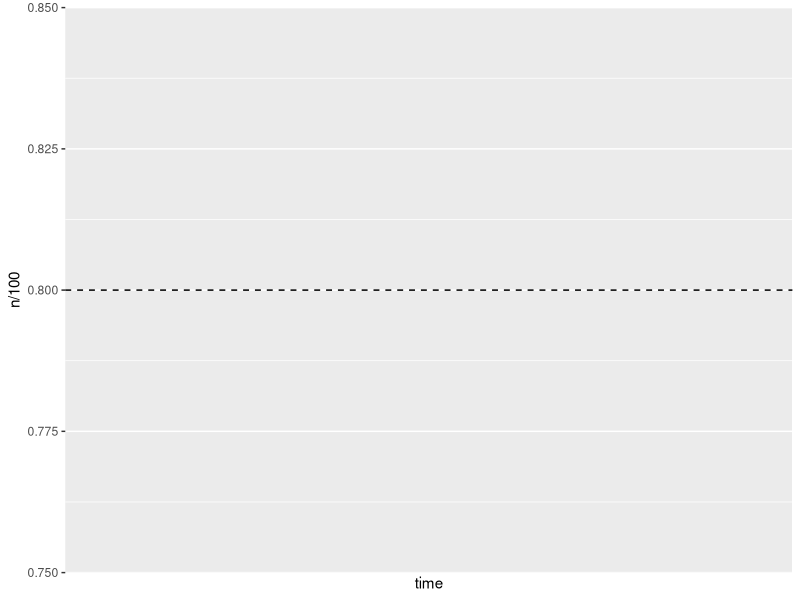

R code for this plot: (Note: a time limit stopped this script after it produced the figure.)
## ---- chunk 1
knitr::opts_chunk$set(echo = FALSE)
library(tidyverse)
my_theme <- function(...) theme_minimal(base_size = 15) 

# Created by Easton White
# Created on 17-Jan-2017
# Last edited on 18-Jan-2017

# this is a function to create a list of all possible sub samples of a time series. For example, a time series of length ten could have 9 possible 2 year continuous subsamples, 8 possible, 3 year continuous subsamples, and so forth until 1 possible 10 year subsample
create_subsamples = function(pop){
  subsamples=list()
  for (n in 1:(length(pop)-1)){
    subsamples[[n]] = ldply(1:length(pop), function(x){pop[x:(x+n)]})
  }
  return(subsamples)
}  
## ---- chunk 2
# linear population trend model w/ normal error
sim_pop <- function (x0, t, trend, sd) {
  pop <- vector("numeric", length = t)
  pop[1] <- x0
  for (i in 1:(length(pop) - 1)) {
    pop[i + 1] <- rnorm(1, pop[i] + trend, sd)
  }
  return(tibble(time = 1:t, pop = pop, trend = trend, sd = sd))
}

multi_sim <- function(nsim, x0, t, trend, sd) {
  simulations <- lapply(1:nsim, function(x) sim_pop(x0, t, trend, sd))
  return(bind_rows(simulations, .id = "simulation"))
}

## ---- chunk 3
# simulate model
set.seed(123)
sim_df <- multi_sim(100, 10^3, 100, 1.5, 5)
# sim_list <- lapply(1:100, function(x) sim_pop(10^3, 100, 1.5, 5))
# sim_df <- bind_rows(sim_list, .id = "simulation")
## ---- chunk 4
get_pval <- function(model) {
  return(summary(model)$coefficients[2,4])
}
get_slope <- function(model) {
  return(model$coefficients[2])
}


# pre-allocate a list to store dfs
lm_list <- vector("list", length = 100)

# fit lm and extract slope estimates and p-values
for (i in seq_along(lm_list)) {
  # create empty cols for pval and trend estimate
  sim_df$pval <- NA
  sim_df$trend_est <- NA
  
  # grab current time series
  current_ts <- sim_df %>% filter(simulation == i)
  
  # fit lm to all subsets t \in {{1,2}, {1,2,3}, {1,2,3,4} ...} in current_ts and extract slope est and pval
  correct_inference <- function(x) 
  
  for (j in 2:nrow(current_ts)) {
  lm_fit <- lm(pop ~ time, data = current_ts[1:j,])
  current_ts[j, "trend_est"] <- get_slope(lm_fit)
  current_ts[j, "pval"] <- get_pval(lm_fit)
}
  # save calculated values
  lm_list[[i]] <- current_ts
  
}

lm_df <- bind_rows(lm_list)


lm_df <- 
  lm_df %>%
  mutate(significant = ifelse(pval <= 0.05, TRUE, FALSE),
         correct_sign = ifelse(sign(trend_est) == sign(trend), TRUE, FALSE),
         correct_inference = ifelse(significant == TRUE & correct_sign == TRUE, TRUE, FALSE),
         type_error = case_when(correct_sign == FALSE & significant == FALSE ~ "insignificant_false",
                                correct_sign == FALSE & significant == TRUE ~ "significant_false",
                                correct_sign == TRUE & significant == FALSE ~ "insignificant_true",
                                correct_sign == TRUE & significant == TRUE ~ "significant_true"))

suff_power <- function(x) x >= 80

lm_df %>%
  group_by(time) %>%
  count(type_error) %>%
  filter(type_error == "significant_true") %>%
  ungroup() %>%
  mutate(time_power = ifelse(n >= 80, time, NA),
         mintime = min(time_power, na.rm = TRUE)) %>%
  filter(time > 2) %>%
  ggplot() +
  geom_line(aes(x = time, y = n/100, col = type_error)) +
  geom_hline(aes(yintercept = 80/100), linetype = "dashed") +
  geom_vline(aes(xintercept = mintime), linetype = "dashed")


# find minimum time to get a slope estimate that is significant (p <= 0.05) and the correct sign
lm_df %>%
  group_by(simulation) %>%
  summarize(min_time = detect_index(correct_inference, isTRUE))

## ---- chunk 5
# one sided sprt calculation
objfn <- function(trend, x1, x0, sd) {
  # likelihood( x1 | x0, r, dispersion )
  dnorm(x = x1, mean = x0 + trend, sd = sd)
}


#  find restricted MLE under h_0 or h_1
likelihood <- function (x_prev, x_now, sd, interval = c(), guess = 1.5) {
  opt <- optim(par = guess, fn = objfn, control = list(fnscale = -1), 
      method = "Brent", lower = interval[1], upper = interval[2],
      x0 = x_prev, x1 = x_now, sd = sd)
  return(opt$value)
}

# sequential test functions
calc_sr <- function(data, accept_reg = c(0,0), reject_reg = c(0, 5)) {
  
  # initialize empty columns for likelihood calculations
  data$lik0 <- NA
  data$lik1 <- NA
  
  # parameter space
  theta0 <- accept_reg
  theta1 <- reject_reg
  
  # use midpoint of interval as init guess for optim (Brent's method)
  guess0 <- accept_reg[1] + (accept_reg[2] - accept_reg[1]) / 2 
  guess1 <- reject_reg[1] + (reject_reg[2] - reject_reg[1]) / 2 
  
  sim_number <- 1
  for (i in 2:nrow(data)) {
    
    if (data[i, "simulation"] == sim_number + 1) {
      # skip calculation of likelihood for the first observation in each simluation
      sim_number <- sim_number + 1
      next
    }
    
    # observed states and known pars
    x0 <- unlist(data[i-1, "pop"])
    x1 <- unlist(data[i, "pop"])
    sd <- unlist(data[i, "sd"])
    
    # likelihood calculation
    data[i,"lik0"] <- dnorm(x = x1, mean = x0, sd = sd) # H0: x_t+1 ~ N(x_t, sd)
    data[i,"lik1"] <- likelihood(x_prev = x0, x_now = x1, sd = sd,  # p(x_now | x_prev, disp, theta \in Theta_1)
                                   interval = theta1, guess = guess1)
  }
  
  return(data)
}
## ---- chunk 6
# calculate time required to detect trend
sprt_df <- calc_sr(sim_df)

sprt_df <- 
  sprt_df %>%  
  group_by(simulation) %>%
  mutate(sr = log(lik1/lik0) ,
         sr = ifelse(is.na(sr), 0, sr),
         sprt = cumsum(sr),
         a = log( (1 - 0.2)/ 0.05),
         b = log(0.2/(1 - 0.05)),
         decision = case_when(sprt <= a & sprt >= b ~"?",
                              sprt > a ~ "H1",
                              sprt < b ~ "H0"))

is_h1 <- function(x) x == "H1"

delay_df <- 
  sprt_df %>% ungroup() %>%
  group_by(simulation) %>%
  summarize(delay = unique(detect_index(decision, is_h1))) %>%
  mutate(mean_delay = mean(delay),
         median_delay = median(delay),
         p20_delay = quantile(delay, probs = 0.2),
         p80_delay = quantile(delay, probs = 0.8),
         p90_delay = quantile(delay, probs = 0.9))
## ---- chunk 7
# sensitivity analysis following Fig. 1 c-d in White 2019
set.seed(123)
trend_var <- seq(1, 3, by = 0.2)
sd_var <- seq(1, 6, by = 0.5)
trend_cst <- rep(1.5, length = length(sd_var))
sd_cst <- rep(5, length = length(trend_var))

trends <- c(trend_var, trend_cst)
sds    <- c(sd_cst, sd_var)

sensitivity_list <- lapply(seq_along(trends), 
                           function(x) multi_sim(100, 10^3, 100, trends[x], sds[x]))
sens_df <- bind_rows(sensitivity_list)
## ---- chunk 8
# sprt calculations
sens_sprt <- sens_df %>% group_by(sd, trend) %>% calc_sr()

# alpha = 0.05, beta = 0.2 (following White 2019)
sens_sprt <- 
  sens_sprt %>%  
  group_by(simulation, trend, sd) %>%
  mutate(sr = log(lik1/lik0) ,
         sr = ifelse(is.na(sr), 0, sr),
         sprt = cumsum(sr),
         a = log( (1 - 0.2)/ 0.05),
         b = log(0.2/(1 - 0.05)),
         decision = case_when(sprt <= a & sprt >= b ~"?",
                              sprt > a ~ "H1",
                              sprt < b ~ "H0"))
## ---- chunk 9
sens_delay <- 
  sens_sprt %>% ungroup() %>%
  group_by(simulation, trend, sd) %>%
  summarize(delay = unique(detect_index(decision, is_h1))) %>%
  ungroup() %>% group_by(trend, sd) %>%
  mutate(mean_delay = mean(delay),
         median_delay = median(delay),
         p20_delay = quantile(delay, probs = 0.2),
         p80_delay = quantile(delay, probs = 0.8),
         p90_delay = quantile(delay, probs = 0.9),
         max_delay = max(delay))
## ---- chunk 10
# plot example simulations
sim_df %>% ggplot() + 
  geom_line(aes(x = time, y = pop, group = simulation), alpha = 0.5) + 
  labs(title = "a. Simulated examples of linear population trend",
       y = "Population size",
       x = "Time") +
  my_theme()

# plot distribution of time that trend was detected
ggplot(delay_df) + 
  geom_bar(aes(x = delay)) +
  labs(title = "b. Distribution of trend detection times",
       y = "Frequency",
       x = "Time") +
  geom_vline(aes(xintercept = mean_delay), size = 1.5) +
  geom_vline(aes(xintercept = p80_delay), linetype = "dashed", size = 1.5) +
  geom_vline(aes(xintercept = p90_delay), linetype = "dotdash", size = 1.5) +
  my_theme()
  
## ---- chunk 11
line_width  <- 1.5
sens_delay %>%
  filter(sd == 5) %>%
  ggplot() +
  geom_line(aes(x = trend, y = mean_delay), linetype = "solid", size = line_width) +
  geom_line(aes(x = trend, y = p80_delay), linetype = "dashed", size = line_width) +
  geom_line(aes(x = trend, y = p90_delay), linetype = "dotdash", size = line_width) +
  geom_line(aes(x = trend, y = max_delay), linetype = "dotted", size = line_width) +
  lims(y = c(0, 50)) +
  labs(title = "c. Effect of trend strength on detection time",
       x = "Trend strength (slope coefficient)", y = "Time to detection") +
  my_theme()
  

sens_delay %>%
  filter(trend == 1.5) %>%
  ggplot() +
  geom_line(aes(x = sd, y = mean_delay), linetype = "solid", size = line_width) +
  geom_line(aes(x = sd, y = p80_delay), linetype = "dashed", size = line_width) +
  geom_line(aes(x = sd, y = p90_delay), linetype = "dotdash", size = line_width) +
  geom_line(aes(x = sd, y = max_delay), linetype = "dotted", size = line_width) +
  lims(y = c(0, 50)) +
  labs(title = "d. Effect of population variability on detection time",
       x = "Population variability (sd)", y = "Time to detection") +
  my_theme()
